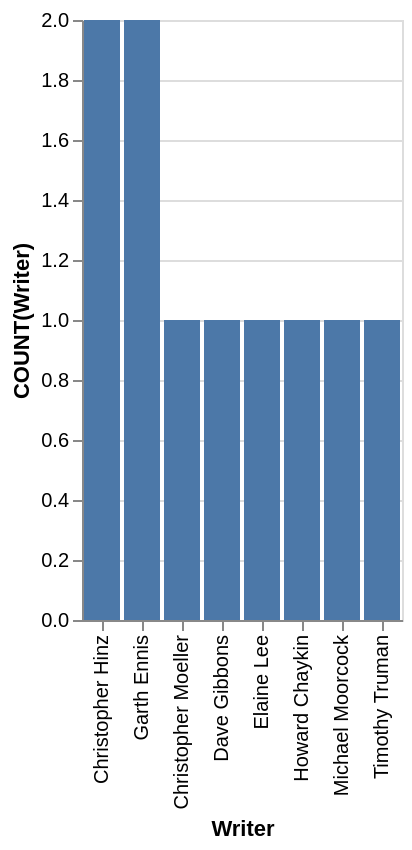

Here is the Vega-Lite specification saved for this chart:
### Vega-Lite specification from a JSON file in a GitHub repository (floating-point values rounded to 4 significant figures)
{"data": {"values": [{"x_data": "Christopher Hinz", "y_data": 2}, {"x_data": "Christopher Moeller", "y_data": 1}, {"x_data": "Dave Gibbons", "y_data": 1}, {"x_data": "Elaine Lee", "y_data": 1}, {"x_data": "Garth Ennis", "y_data": 2}, {"x_data": "Howard Chaykin", "y_data": 1}, {"x_data": "Michael Moorcock", "y_data": 1}, {"x_data": "Timothy Truman", "y_data": 1}]}, "mark": "bar", "encoding": {"x": {"field": "x_data", "type": "nominal", "title": "Writer", "sort": {"op": "sum", "field": "y_data", "order": "descending"}}, "y": {"field": "y_data", "type": "quantitative", "title": "COUNT(Writer)"}}}
